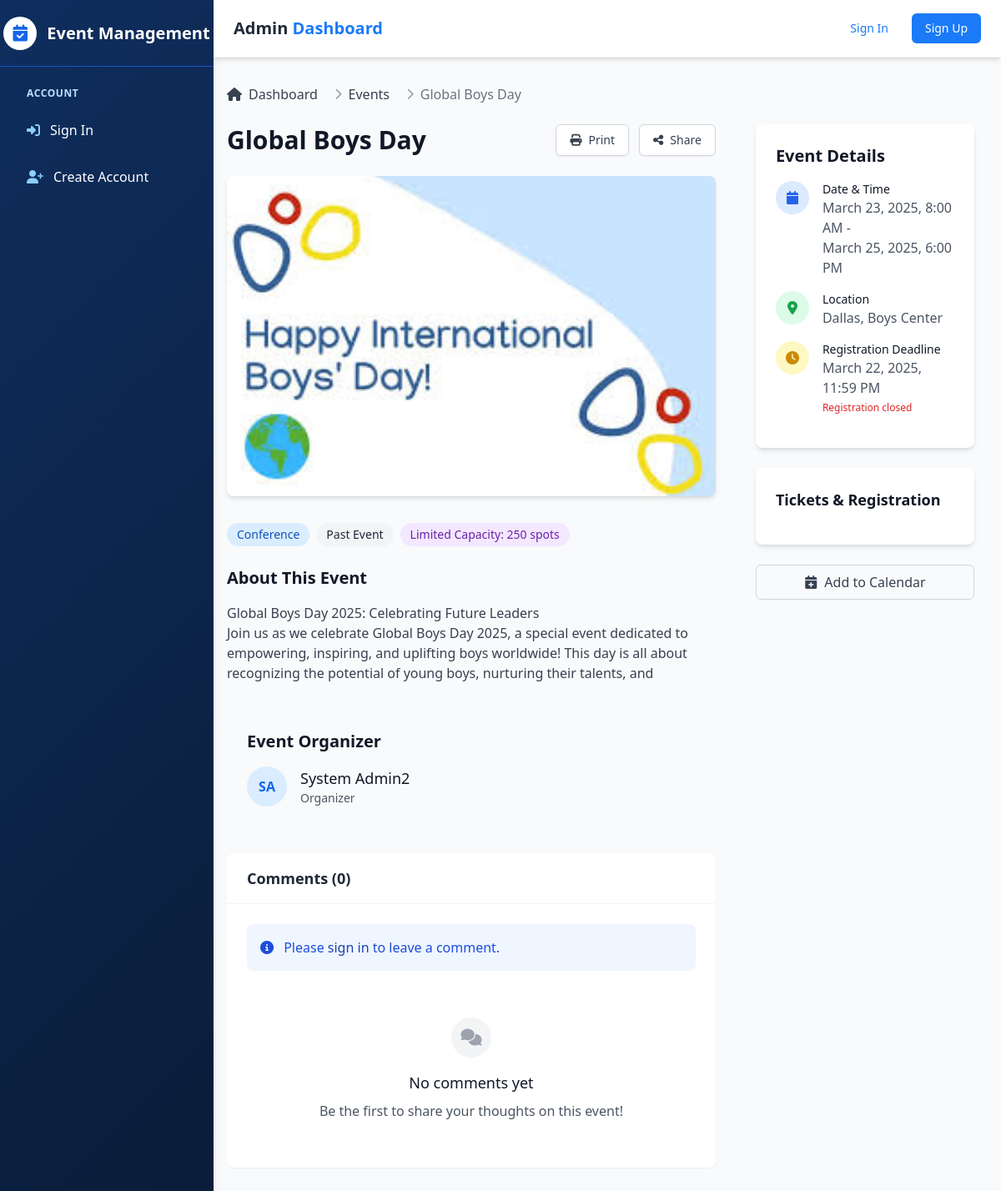
Page /events/global-boys-day/ on the earlier database version.
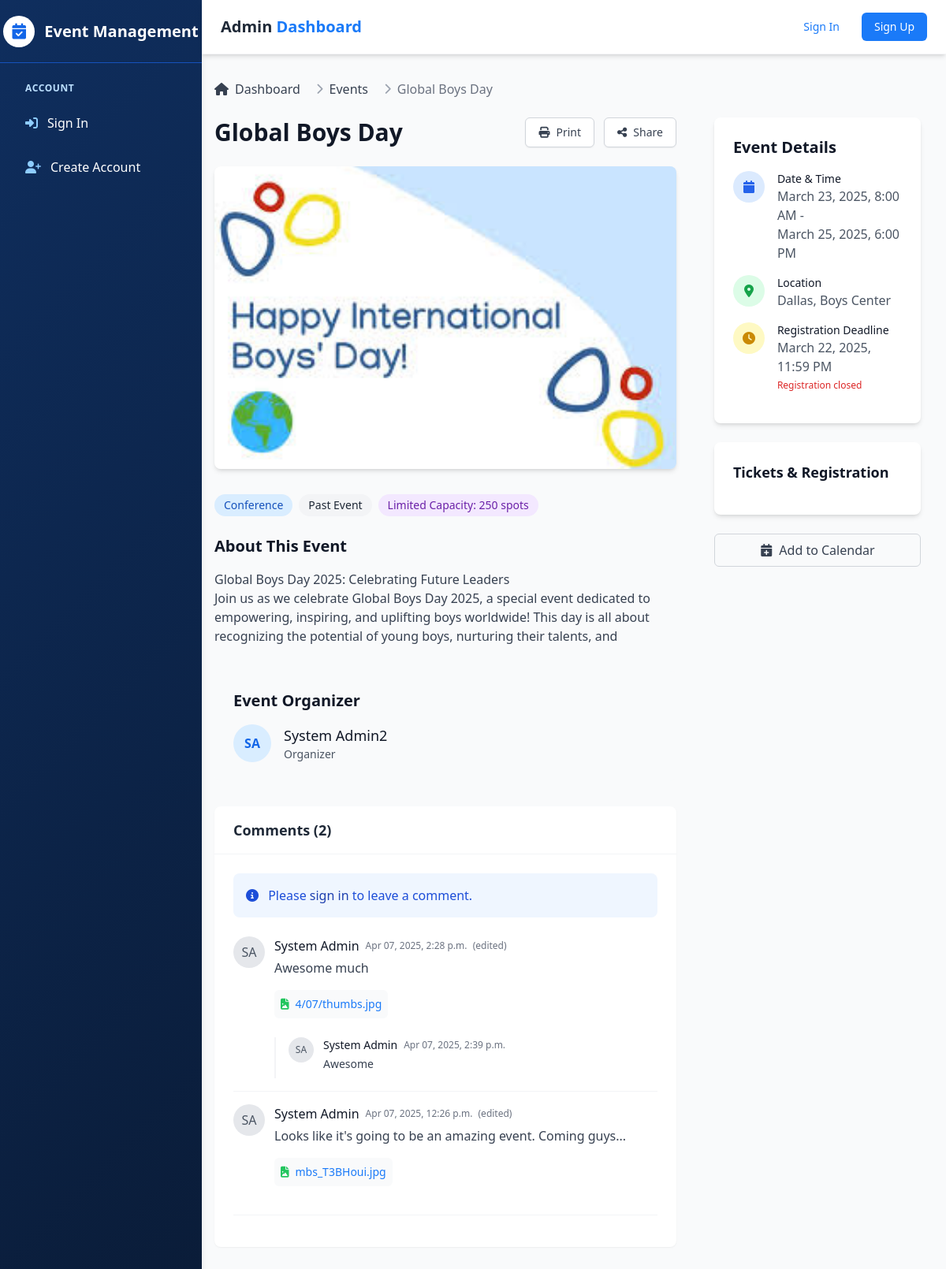
Same page on the later database version.
### apps/main/models.py (models this page shows, shortened)
class Comment(models.Model):
    event = models.ForeignKey('Event', on_delete=models.CASCADE, related_name='comments')
    user = models.ForeignKey('users.Account', on_delete=models.CASCADE, related_name='comments')
    parent = models.ForeignKey('self', on_delete=models.CASCADE, null=True, blank=True, related_name='replies')
    content = models.TextField()
    attachment = models.FileField(upload_to='comments/%Y/%m/%d/', blank=True, null=True)
    created_at = models.DateTimeField(auto_now_add=True)
    updated_at = models.DateTimeField(auto_now=True)
    is_approved = models.BooleanField(default=True)  # For moderation if needed
    class Meta:
        ordering = ['-created_at']

### apps/users/models.py (models this page shows, shortened)
class Account(AbstractBaseUser, PermissionsMixin):
    email = models.EmailField(verbose_name='email', max_length=60, unique=True)
    name = models.CharField(max_length=100, null=True)
    is_admin = models.BooleanField(default=False)
    is_active = models.BooleanField(default=True)
    is_staff = models.BooleanField(default=False)
    is_superuser = models.BooleanField(default=False)
    created_at = models.DateTimeField(auto_now_add=True)
    updated_at = models.DateTimeField(auto_now=True)
    USERNAME_FIELD = 'email'
    objects = MyAccountManager()
    class Meta:
        ordering = ['-updated_at', 'name' ]
    @property
    def get_abbreviated_name(self):
        if self.name:
            name_parts = self.name.split()
            if len(name_parts) >= 2:
                return f"{name_parts[0][0]}{name_parts[-1][0]}"
            return name_parts[0][:2]
        else:
            return self.email[:2]
    @property
    def get_full_name(self):
        return self.name if self.name else self.email

### apps/main/views.py (the view, shortened to what this page needs)
# urls.py: path('events/<slug:slug>/', views.event_detail, name='event_detail'),
def event_detail(request, slug):
    event = get_object_or_404(Event, slug=slug)
    comments = event.comments.filter(parent=None, is_approved=True).order_by('-created_at')
    ticket_types = []
    ticket_type_names = set(Ticket.objects.filter(event=event).values_list('type', flat=True).distinct())
    ticket_types.sort(key=lambda x: x['price'])
    reply_to = request.GET.get('reply_to')
    edit_comment = request.GET.get('edit_comment')
    paginator = Paginator(comments, 10)  # 10 comments per page
    page = request.GET.get('page', 1)
    comments_page = paginator.get_page(page)
    comment_form = CommentForm()
    reply_form = ReplyForm()
    edit_form = EditCommentForm()
    is_registered = False
    if request.user.is_authenticated:
        is_registered = event.registrations.filter(user=request.user).exists()
    related_events = Event.objects.filter(
        category=event.category,
        status='published'
    ).exclude(id=event.id).order_by('-start_date')[:3]
    context = {
        'event': event,
        'comments': comments_page,
        'comment_form': comment_form,
        'reply_form': reply_form,
        'edit_form': edit_form,
        'is_registered': is_registered,
        'related_events': related_events,
        'now': timezone.now(),
        'reply_to': reply_to,
        'edit_comment': edit_comment,
        'ticket_types': ticket_types,
        'can_edit': request.user.is_authenticated and (
            request.user == event.created_by or
            request.user.is_staff or
            request.user.has_perm('main.change_event')
        ),
    }
    return render(request, 'event_detail.html', context)

### apps/main/models.py (called while the page is built)
    @property
    def is_past_event(self):
        return self.end_date < timezone.now()

### templates/event_detail.html (shortened to what the changed rows need)
{% extends 'base.html' %} {% load static %} {% block content %}
<div class="container mx-auto px-4 py-8">
  <div class="flex flex-col lg:flex-row gap-8">
    <div class="lg:w-2/3">
      <div class="flex flex-col md:flex-row md:items-center justify-between mb-6">
        <h1 class="text-3xl font-bold text-gray-900 mb-2 md:mb-0">{{ event.title }}</h1>
      </div>
      <div class="mb-8">
        <h2 class="text-xl font-semibold text-gray-900 mb-4">About This Event</h2>
      </div>
      <div class="mb-8 bg-gray-50 rounded-lg p-6">
        <h2 class="text-xl font-semibold text-gray-900 mb-4">Event Organizer</h2>
      </div>
      <div class="bg-white shadow-sm rounded-lg overflow-hidden mb-8">
        <div class="px-6 py-4 border-b border-gray-100">
          <h3 class="text-lg font-semibold text-gray-800">Comments ({{ comments.paginator.count|default:"0" }})</h3>
        </div>
        <div class="p-6">
          <div id="comments-container">
            {% if comments %} {% for comment in comments %}
            <div id="comment-{{ comment.id }}" class="border-b border-gray-100 pb-4 mb-4 {% if not forloop.last %}mb-4{% endif %}">
              <div class="flex">
                <div class="flex-shrink-0 mr-3">
                  <div class="w-10 h-10 rounded-full bg-gray-200 flex items-center justify-center text-gray-600 font-medium">{{ comment.user.get_abbreviated_name|slice:":2"|upper|default:comment.user.email|slice:":2"|upper }}</div>
                </div>
                <div class="flex-1">
                  <div class="flex items-center mb-1">
                    <h4 class="font-medium text-gray-900">{{ comment.user.get_full_name|default:comment.user.email }}</h4>
                    <span class="text-xs text-gray-500 ml-2">
                      {{ comment.created_at|date:"M d, Y, g:i a" }} {% if comment.updated_at|date:"U" > comment.created_at|date:"U" %}
                      <span class="ml-1">(edited)</span>
                      {% endif %}
                    </span>
                  </div>
                  <div class="comment-content text-gray-700 mb-2">{{ comment.content|linebreaks }}</div>
                  {% if comment.attachment %}
                  <div class="mt-2 mb-3 bg-gray-50 rounded-md p-2 inline-block">
                    <a href="{{ comment.attachment.url }}" target="_blank" class="flex items-center text-sm text-primary-600 hover:text-primary-800">
                      {% with ext=comment.attachment.name|lower %} {% if '.pdf' in ext %}
                      <i class="fas fa-file-pdf text-red-500 mr-2"></i>
                      {% elif '.doc' in ext or '.docx' in ext %}
                      <i class="fas fa-file-word text-blue-500 mr-2"></i>
                      {% elif '.jpg' in ext or '.jpeg' in ext or '.png' in ext %}
                      <i class="fas fa-file-image text-green-500 mr-2"></i>
                      {% else %}
                      <i class="fas fa-file text-gray-500 mr-2"></i>
                      {% endif %} {% endwith %} {{ comment.attachment.name|slice:"-15:" }}
                    </a>
                  </div>
                  {% endif %}
                  {% if comment.replies.exists %}
                  <div class="replies mt-3 pl-4 border-l-2 border-gray-100">
                    {% for reply in comment.replies.all %}
                    <div id="comment-{{ reply.id }}" class="{% if not forloop.last %}border-b border-gray-100 pb-3 mb-3{% endif %}">
                      <div class="flex">
                        <div class="flex-shrink-0 mr-3">
                          <div class="w-8 h-8 rounded-full bg-gray-200 flex items-center justify-center text-gray-600 font-medium text-xs">{{ reply.user.get_abbreviated_name|slice:":2"|upper|default:reply.user.email|slice:":2"|upper }}</div>
                        </div>
                        <div class="flex-1">
                          <div class="flex items-center mb-1">
                            <h5 class="font-medium text-gray-900 text-sm">{{ reply.user.get_full_name|default:reply.user.email }}</h5>
                            <span class="text-xs text-gray-500 ml-2">
                              {{ reply.created_at|date:"M d, Y, g:i a" }}
                            </span>
                          </div>
                          <div class="comment-content text-gray-700 mb-2 text-sm">{{ reply.content|linebreaks }}</div>
                        </div>
                      </div>
                    </div>
                    {% endfor %}
                  </div>
                  {% endif %}
                </div>
              </div>
            </div>
            {% endfor %}
             {% else %}
            <div class="text-center py-8">
              <div class="mx-auto flex items-center justify-center h-12 w-12 rounded-full bg-gray-100 mb-4">
                <i class="fas fa-comments text-gray-400 text-xl"></i>
              </div>
              <h3 class="text-lg font-medium text-gray-900 mb-2">No comments yet</h3>
              <p class="text-gray-600">Be the first to share your thoughts on this event!</p>
            </div>
            {% endif %}
          </div>
        </div>
      </div>
    </div>
<div class="lg:w-1/3 px-4">
  <div class="bg-white rounded-lg shadow-md p-6 mb-6">
    <h2 class="text-xl font-semibold text-gray-900 mb-4">Event Details</h2>
  </div>
</div>
  </div>
  {% endblock %}

Differences in the rows shown:
added Comment: user.get_abbreviated_name "SA", user.get_full_name "System Admin", created_at "Apr 07, 2025, 2:28 p.m.", shows "(edited)", content "Awesome much", attachment.name "4/07/thumbs.jpg", shown under "Comments (2)"
added Comment: user.get_abbreviated_name "SA", user.get_full_name "System Admin", created_at "Apr 07, 2025, 2:39 p.m.", content "Awesome"
added Comment: user.get_abbreviated_name "SA", user.get_full_name "System Admin", created_at "Apr 07, 2025, 12:26 p.m.", shows "(edited)", content "Looks like it's going to be an amazing event. Coming guys...", attachment.name "mbs_T3BHoui.jpg", shown under "Comments (2)"
Other differences:
{{ comments.paginator.count|default:"0" }}: "0" → "2"
text no longer shown: "No comments yet Be the first to share your thoughts on this event!"
